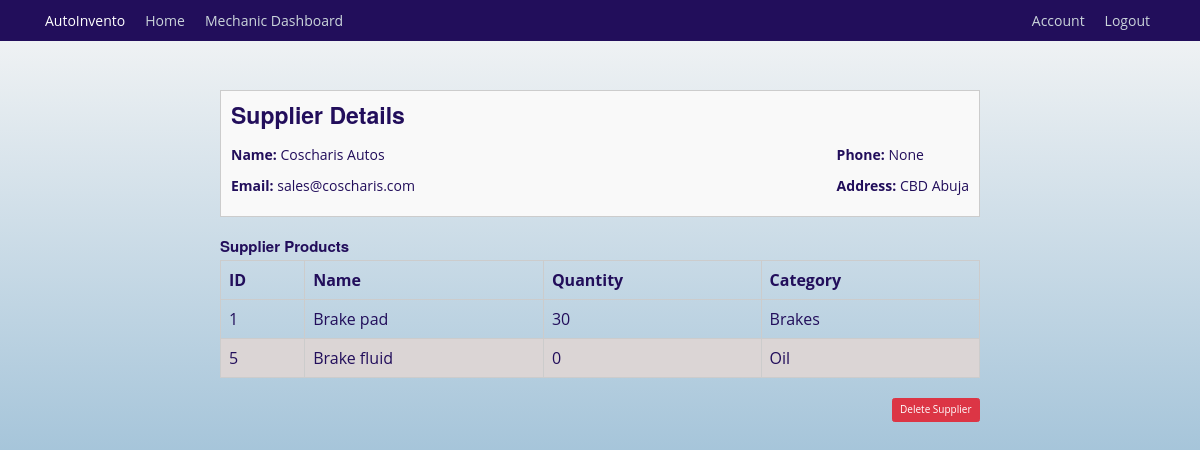
/suppliers/view/1 (signed in), run on an earlier commit of the app's database.
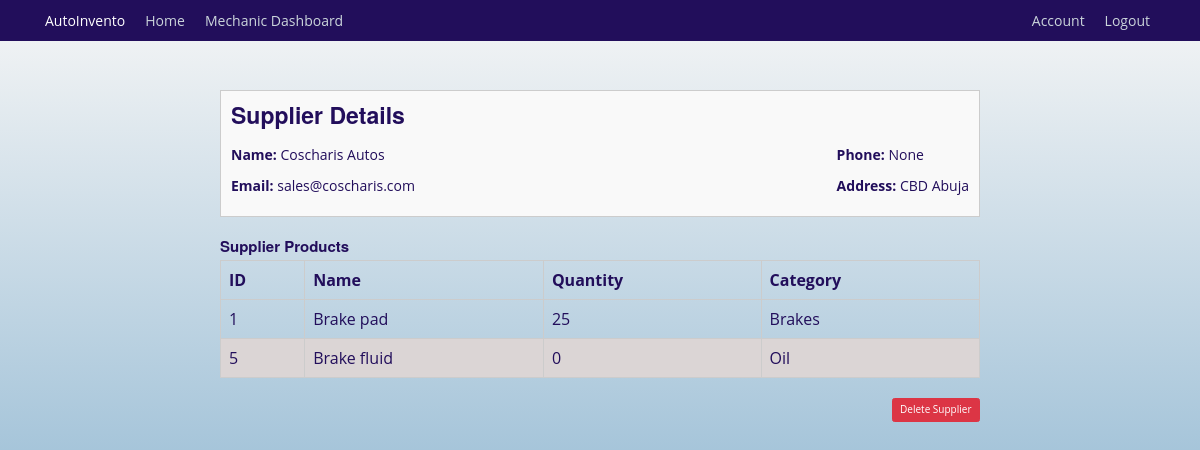
And on a later commit of the database.
### autoinvento/models.py (models this page shows, shortened)
class InventoryItem(db.Model):
    id = db.Column(db.Integer, primary_key=True)
    name = db.Column(db.String(128), unique=True, nullable=False, index=True)
    quantity = db.Column(db.Integer, nullable=False)
    category = db.Column(db.String(50), nullable=False)
    low_stock_threshold = db.Column(db.Integer, default=10)
    date_added = db.Column(db.DateTime, default=datetime.utcnow)
    supplier_id = db.Column(db.Integer, db.ForeignKey('supplier.id'))
    supplier = db.relationship('Supplier', back_populates='items')
    usage_logs = db.relationship('UsageLog', back_populates='items', cascade='all, delete-orphan')
    notifications = db.relationship('Notification', back_populates='items', cascade='all, delete-orphan')
    requests = db.relationship('InventoryRequest', back_populates='requested_item')

### autoinvento/suppliers/routes.py (the view)
@supplier.route('/suppliers/view/<int:supplier_id>', methods=['GET', 'POST'])
@login_required
def view_supplier(supplier_id):
    supplier = Supplier.query.get_or_404(supplier_id)
    supplier_products = InventoryItem.query.filter_by(supplier_id=supplier.id).all()
    return render_template('view_supplier.html', title=supplier.name, supplier=supplier, supplier_products=supplier_products)

### autoinvento/models.py (called while the page is built)
@login_manager.user_loader
def load_user(mechanic_id):
    return Mechanics.query.get(int(mechanic_id))

### autoinvento/templates/view_supplier.html (shortened to what this page needs)
{% extends "base.html" %}
{% block content %}
    <div class="invoice-container">
        <div class="invoice-info">
            <div class="invoice-details">
                <h3>Supplier Details</h3>
                <div class="billing-info mt-4">
                    <div>
                        <p><strong>Name:</strong> {{ supplier.name }}</p>
                        <p><strong>Email:</strong> {{ supplier.email }}</p>
                    </div>
                    <div>
                        <p><strong>Phone:</strong> {{ supplier.phone_number }}</p>
                        <p><strong>Address:</strong> {{ supplier.contact }}</p>
                    </div>
                </div>
            </div>
        </div>
        <div class="invoice-table">
            <h4>Supplier Products</h4>
            <table>
                <thead>
                    <tr>
                        <th>ID</th>
                        <th>Name</th>
                        <th>Quantity</th>
                        <th>Category</th>
                    </tr>
                </thead>
                <tbody>
                    {% for item in supplier_products %}
                    <tr>
                        <td>{{ item.id }}</td>
                        <td>{{ item.name }}</td>
                        <td>{{ item.quantity }}</td>
                        <td>{{ item.category }}</td>
                    </tr>
                    {% endfor %}
                </tbody>
            </table>
        </div>
        <div class="invoice-total">
            <button type="button" class="btn btn-danger" data-bs-toggle="modal" data-bs-target="#deleteModal">
                Delete Supplier
            </button>
        </div>
    </div>
{% endblock content %}

What changed in the data, as far as the page shows it:
changed InventoryItem "Brake pad": quantity "30" → "25"
